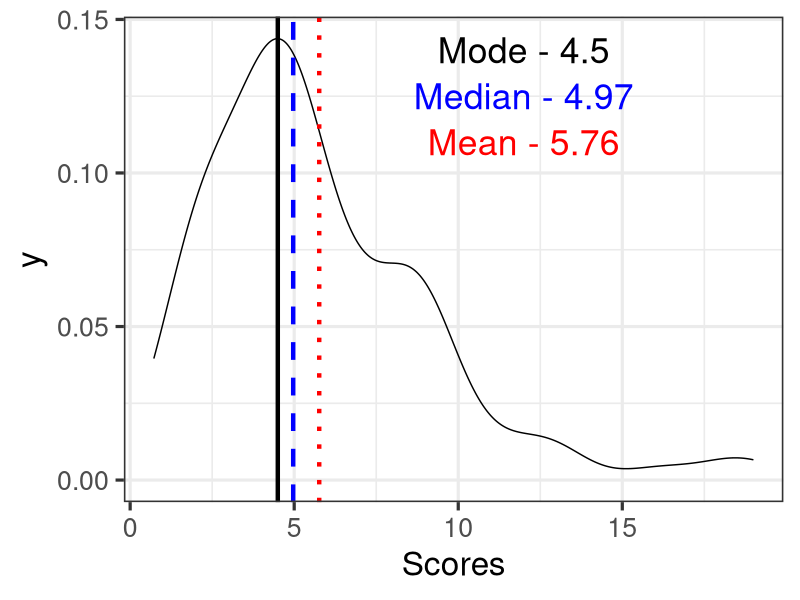

R code for this plot:
## ---- chunk 1
set.seed(200)
temp <- data.frame(dat = rchisq(100, 5))
library(ggplot2)

d <- ggplot(temp, aes(x = dat)) + theme_bw(base_size = 24) + geom_density()
d + xlab("Scores")+ geom_vline(xintercept = 4.5, lwd = 1.5) + geom_vline(xintercept = median(temp$dat), color = "blue", lty = 2, lwd = 1.5) + geom_vline(xintercept = mean(temp$dat), color = "red", lty = 3, lwd = 1.5)+ 
  annotate("text", x = 12, y = .14, label = "Mode - 4.5", color = "black", size = 9) +
  annotate("text", x = 12, y = .125, label = "Median - 4.97", color = "blue", size = 9) +
  annotate("text", x = 12, y = .11, label = "Mean - 5.76", color = "red", size = 9)
## ---- chunk 2

